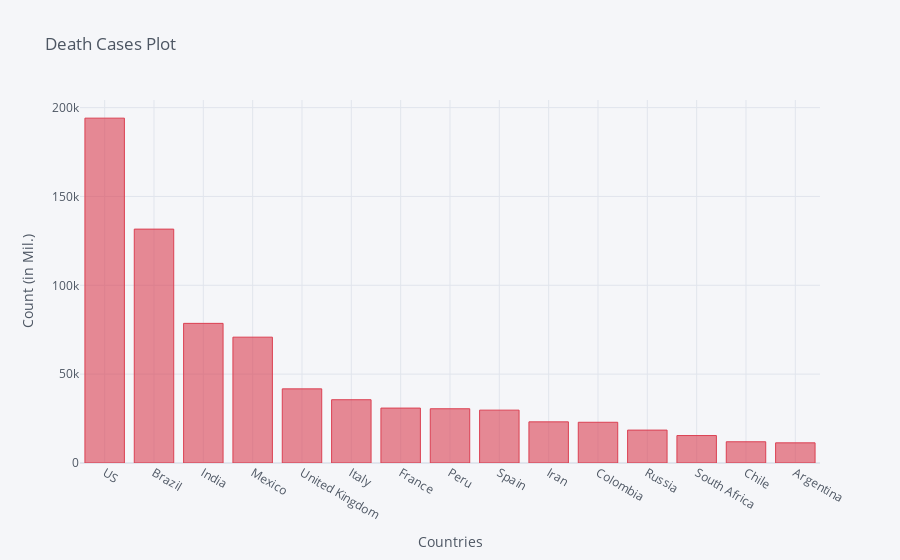

Here is the notebook cell this chart was saved with:
### Code cell
death_df2_plot.iplot(kind='bar', x='Country/Region', y='9/13/20',color='red',
                    title='Death Cases Plot',xTitle='Countries',yTitle='Count (in Mil.)')

### Figure 1 — Plotly figure (JSON) as saved in the notebook; plotly's stock layout.template omitted (floating-point values rounded to 4 significant figures)
{"data": [{"marker": {"color": "rgba(219, 64, 82, 0.6)", "line": {"color": "rgba(219, 64, 82, 1.0)", "width": 1}}, "name": "9/13/20", "orientation": "v", "text": "", "type": "bar", "x": ["US", "Brazil", "India", "Mexico", "United Kingdom", "Italy", "France", "Peru", "Spain", "Iran", "Colombia", "Russia", "South Africa", "Chile", "Argentina"], "y": [194071, 131625, 78586, 70821, 41717, 35610, 30903, 30526, 29747, 23157, 22924, 18517, 15447, 11949, 11352]}], "layout": {"legend": {"bgcolor": "#F5F6F9", "font": {"color": "#4D5663"}}, "paper_bgcolor": "#F5F6F9", "plot_bgcolor": "#F5F6F9", "title": {"font": {"color": "#4D5663"}, "text": "Death Cases Plot"}, "xaxis": {"gridcolor": "#E1E5ED", "showgrid": true, "tickfont": {"color": "#4D5663"}, "title": {"font": {"color": "#4D5663"}, "text": "Countries"}, "zerolinecolor": "#E1E5ED"}, "yaxis": {"gridcolor": "#E1E5ED", "showgrid": true, "tickfont": {"color": "#4D5663"}, "title": {"font": {"color": "#4D5663"}, "text": "Count (in Mil.)"}, "zerolinecolor": "#E1E5ED"}}}
